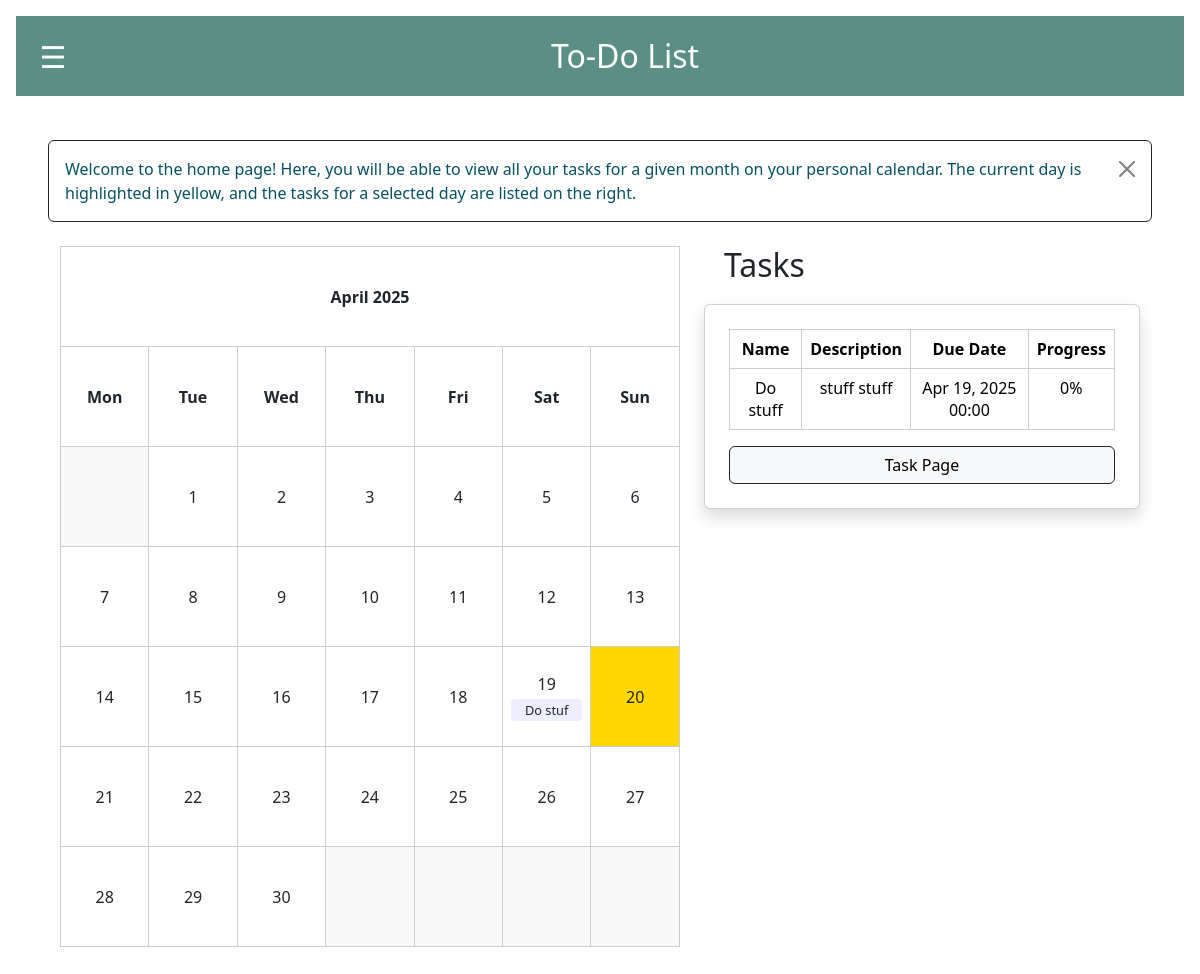
/home/ (signed in), run on an earlier commit of the app's database.
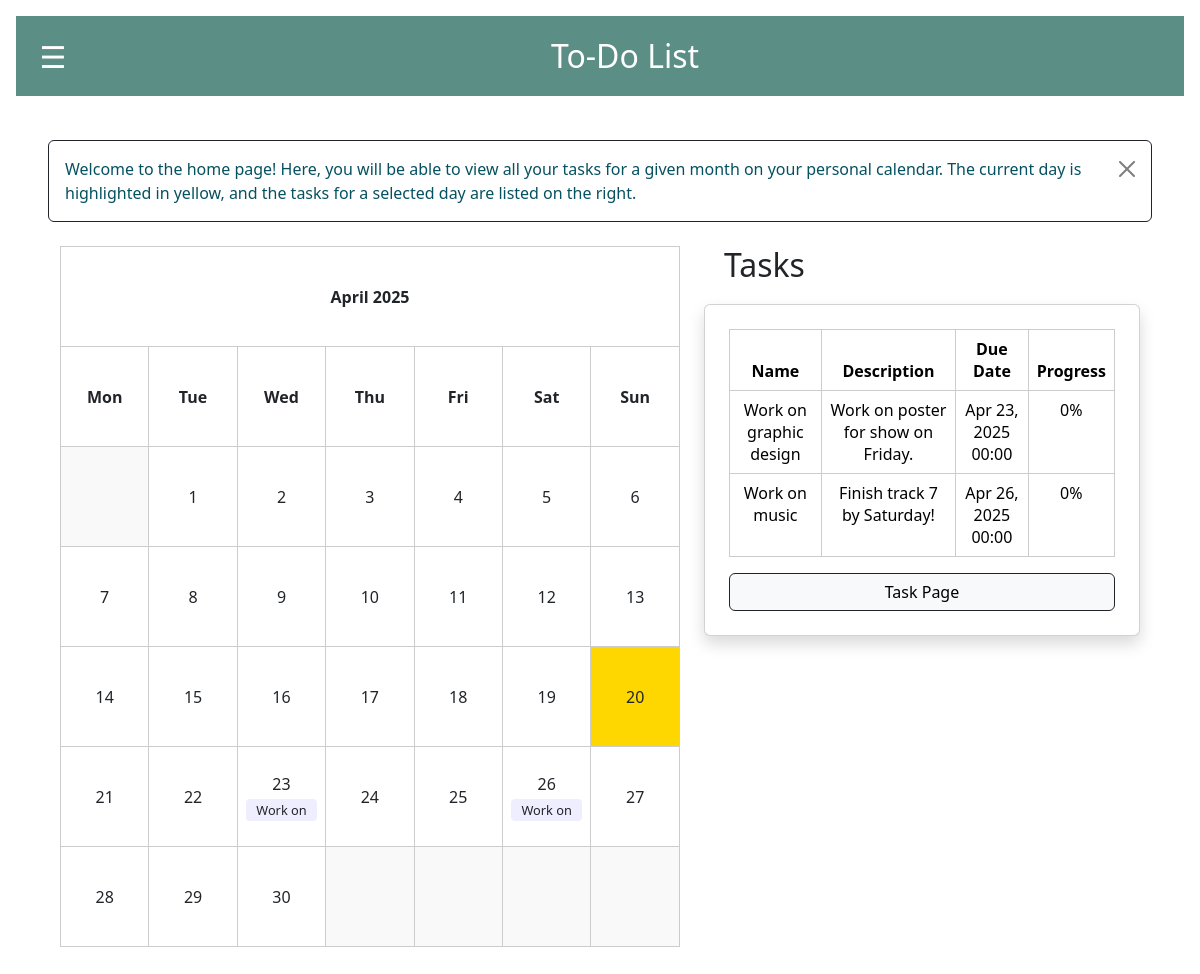
And on a later commit of the database.
### todoapp/models.py (models this page shows, shortened)
class Task(models.Model):
    name = models.CharField(max_length=255)
    creator = models.ForeignKey(User, on_delete=models.CASCADE)
    description = models.TextField()
    due_date = models.DateTimeField()
    progress = models.IntegerField(default=0)
    is_completed = models.BooleanField(default=False)
    categories = models.ManyToManyField(Category, related_name="tasks", blank=True)
    assigned_users = models.ManyToManyField(User, related_name="assigned_tasks")
    notifications_enabled = models.BooleanField(default=False)

### todoapp/views.py (the view)
# urls.py: path('home/', views.calender_view , name='home'),
@login_required(login_url='/')
def calender_view(request, year=None, month=None):
    if year is None or month is None:
        today = datetime.today()
        year = today.year
        month = today.month
    else:
        year, month = int(year), int(month)
    tasks = Task.objects.filter(
    creator=request.user,
    due_date__year=year,
    due_date__month=month
    ).order_by('due_date')
    cal = TaskCalendar(tasks, year, month)
    html_calendar = cal.formatmonth(year, month)
    context = {
        'calendar': html_calendar,
        'tasks': tasks,
        'year': year,
        'month': month,
    }
    return render(request, 'home.html', context)

### todoapp/context_processors.py (called while the page is built)
def vapid_key(request):
    return {
        'vapid_key': settings.VAPID_PUBLIC_KEY
    }

### todoapp/utils.py (called while the page is built)
    def group_by_day(self, tasks):
        task_dict = {}
        for task in tasks:
            task_day = task.due_date.day
            task_dict.setdefault(task_day, []).append(task)
        return task_dict

    def formatday(self, day, weekday):
        if day == 0:
            return '<td class="noday">&nbsp;</td>'
        cssclass = self.cssclasses[weekday]
        today = datetime.today()
        if day == today.day and self.month == today.month and self.year == today.year:
            cssclass += ' today'
        day_tasks = self.tasks.get(day, [])
        display_tasks = []
        if len(day_tasks) > 3:
            for task in day_tasks[:2]:
                display_tasks.append(f'<div class="task">{task.name[:7]}</div>')
            display_tasks.append('<div class="task">...</div>')
        else:
            for task in day_tasks:
                display_tasks.append(f'<div class="task">{task.name[:7]}</div>')
        task_html = ''.join(display_tasks)
        return f'<td class="{cssclass}"><span class="date">{day}</span><br>{task_html}</td>'

### todoapp/templates/home.html (shortened to what this page needs)
{% extends 'base.html' %}
    {% block content %}
    <div class="alert alert-info alert-dismissible fade show d-flex justify-content-between align-items-center flex-wrap gap-2 border border-dark" style="background-color:white;" role="alert">
        <p class="mb-0">
          Welcome to the home page! Here, you will be able to view all your tasks for a given month on your personal calendar. The current day is highlighted in yellow, and the tasks for a selected day are listed on the right.</p>
        <button type="button" class="btn-close" data-bs-dismiss="alert" aria-label="Close"></button>
      </div>
    <div class="container my-4">
        <div class="row">
    <div class="col-md-7">
        <div class="calendar">
            {{ calendar|safe }}
        </div>
    </div>
    <div class="col-md-5">
        <h2 style="margin-bottom: 20px; margin-left: 20px;">Tasks</h2>
            <div class="card p-4 shadow">
                <table class="table">
                    <thead>
                        <tr>
                            <th>Name</th>
                            <th>Description</th>
                            <th>Due Date</th>
                            <th>Progress</th>
                        </tr>
                    </thead>
                    <tbody>
                        {% for task in tasks %}
                        <tr>
                            <td>{{ task.name }}</td>
                            <td>{{ task.description }}</td>
                            <td>{{ task.due_date|date:"M d, Y H:i" }}</td>
                            <td>{{ task.progress }}%</td>
                        </tr>
                        {% empty %}
                        <tr>
                            <td colspan="5" class="text-center">No tasks available.</td>
                        </tr>
                        {% endfor %}
                    </tbody>
                </table>
                <a href="{% url 'task_view' %}" class="btn btn-light border border-dark" >Task Page</a>
            </div>
        </div>
    </div>
    {% endblock %}

What changed in the data, as far as the page shows it:
removed Task: name "Do stuff", description "stuff stuff", due_date "Apr 19, 2025 00:00", progress "0"
added Task: name "Work on graphic design", description "Work on poster for show on Friday.", due_date "Apr 23, 2025 00:00", progress "0"
added Task: name "Work on music", description "Finish track 7 by Saturday!", due_date "Apr 26, 2025 00:00", progress "0"
Also different on the page:
{{ calendar|safe }}: "April 2025 Mon Tue Wed Thu Fri Sat Sun 1 2 3 4 5 6 7 8 9 10 11 12 13 14 15 16 17 18 19 Do stuf 20 21 22 23 24 25 26 27 28 29 30" → "April 2025 Mon Tue Wed Thu Fri Sat Sun 1 2 3 4 5 6 7 8 9 10 11 12 13 14 15 16 17 18 19 20 21 22 23 Work on 24 25 26 Work on 27 28 29 30"
